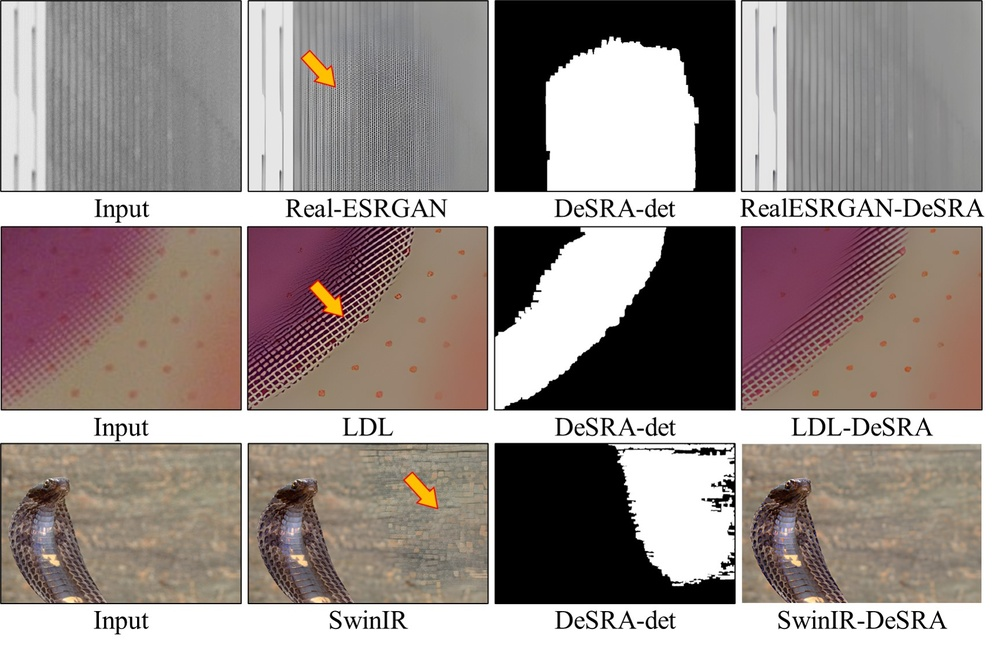
#> input picture assets/DeSRA_teasor.jpg, 1000 x 651 px, shrunk from 1728 x 1125 before the run
$ python calc_precision.py --input_mask_root ../assets --gt_mask_root ../assets
#> lines starting #> are read from the running program, lines starting #| are printed output that depends on the picture
import argparse
import cv2
import numpy as np
import os

parser = argparse.ArgumentParser()
parser.add_argument(
    '--input_mask_root', type=str, help='the root of detected artifacts maps in GAN-SR results', required=True)
parser.add_argument(
    '--gt_mask_root', type=str, help='the root of human-labeled gt artifacts maps in GAN-SR results', required=True)
parser.add_argument('--threshold', type=float, default=0.5)
args = parser.parse_args()

total_detected_artifacts_nums = 0
real_artifacts_nums = 0

img_names = sorted(os.listdir(args.input_mask_root))
for img_name in img_names:
    input_mask_path = os.path.join(args.input_mask_root, img_name)
    input_mask = cv2.imread(input_mask_path, cv2.IMREAD_GRAYSCALE)
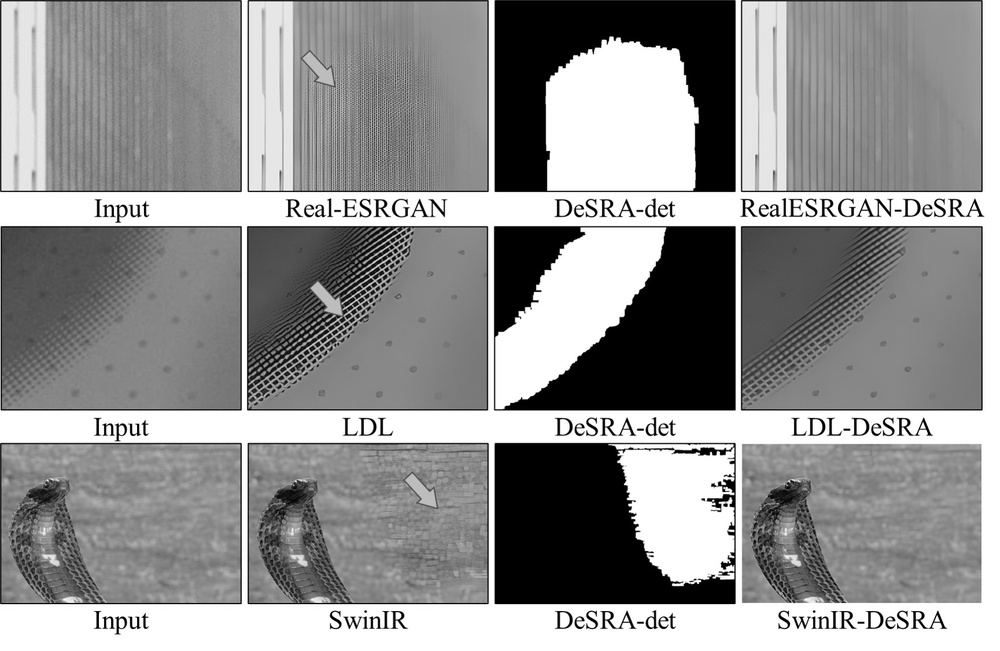
#> input_mask: shape (651, 1000); min 0, max 255, mean 145.9
    # detected mask
    detected_mask_num_labels, detected_mask_labels, detected_mask_stats, detected_mask_centroids = cv2.connectedComponentsWithStats(
        input_mask, connectivity=8)
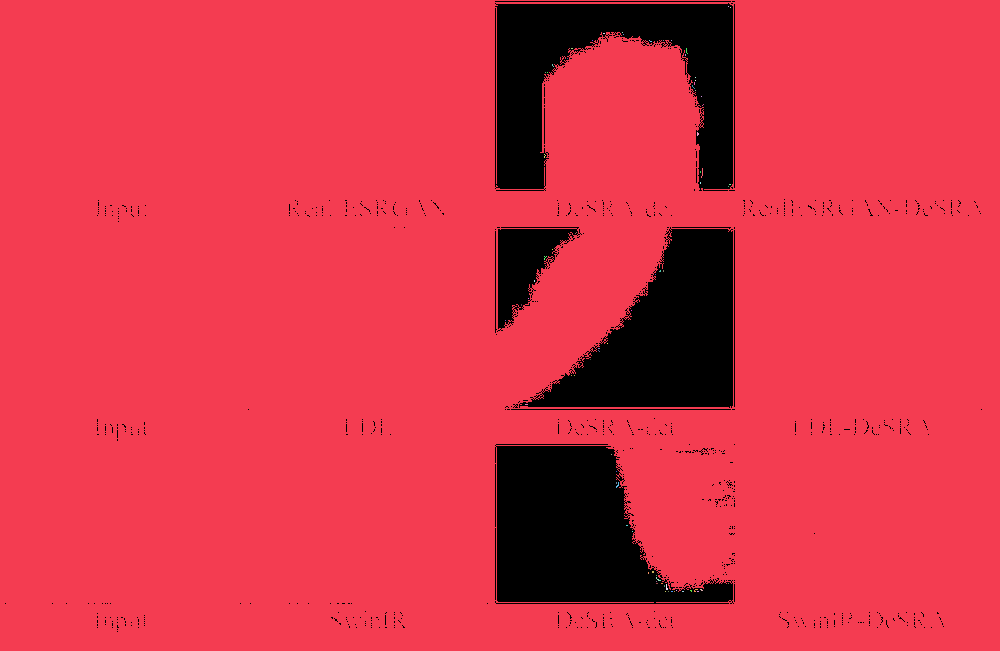
#> detected_mask_labels: shape (651, 1000) int32; 76 distinct labels, from 0 to 75; one colour per label, 0 black
#> detected_mask_num_labels = 76; detected_mask_stats = 76 rows, first 6: [5, 1, 977, 631, 73332], [0, 0, 1000, 651, 577500], [728, 6, 1, 1, 1], [730, 7, 1, 1, 1], [603, 33, 2, 1, 2], [622, 32, 1, 1, 1]; detected_mask_centroids = 76 pairs, first value 485.6 to 730, second value 6 to 591
    total_detected_artifacts_nums += (detected_mask_num_labels - 1)
#> total_detected_artifacts_nums = 75
    # gt mask
    gt_path = os.path.join(args.gt_mask_root, img_name)
    gt_mask = cv2.imread(gt_path, cv2.IMREAD_GRAYSCALE)
    h, w = gt_mask.shape
#> h = 651; w = 1000
    gt_mask = gt_mask[5:h - 5, 5:w - 5]
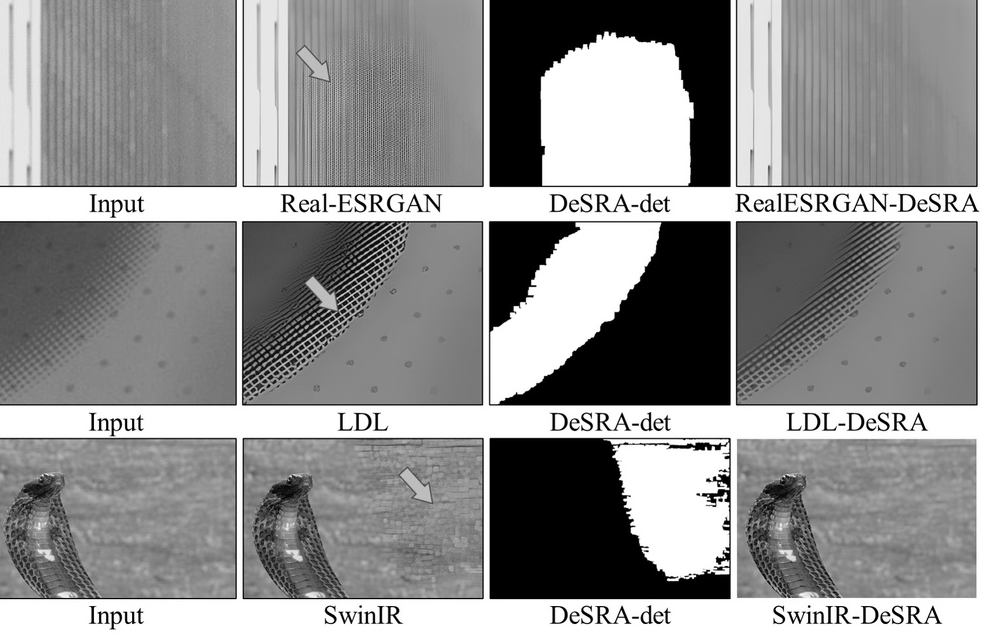
#> gt_mask: shape (641, 990); min 0, max 255, mean 144.9

    # loop
    image_filtered = np.zeros_like(input_mask)
    for (i, label) in enumerate(np.unique(detected_mask_labels)):
        if label == 0:
            continue
        image_filtered = np.zeros_like(input_mask)
        image_filtered[detected_mask_labels == i] = 1
#> (the run stopped early here; a loop or call above may not have finished)
